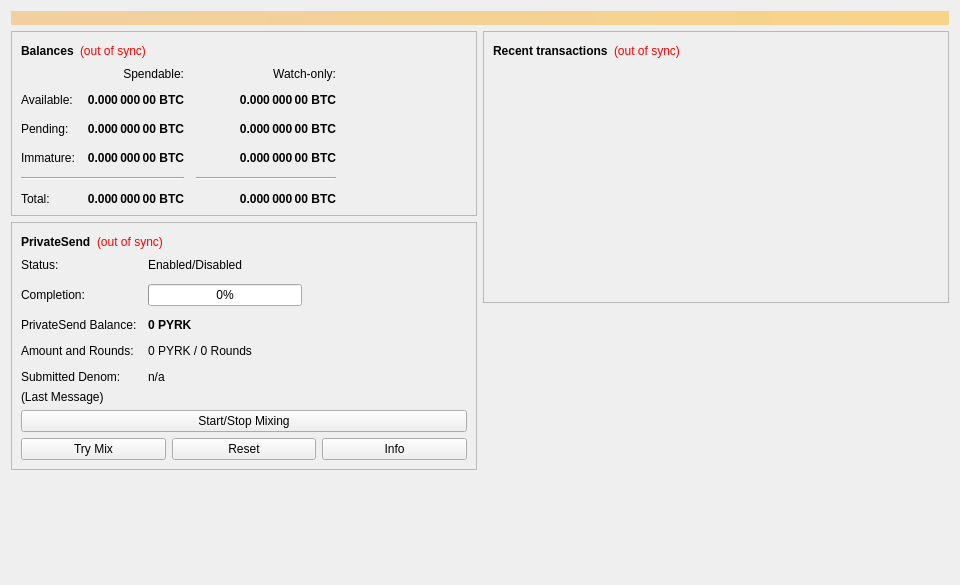
<?xml version="1.0" encoding="UTF-8"?>
<ui version="4.0">
 <class>OverviewPage</class>
 <widget class="QWidget" name="OverviewPage">
  <property name="geometry">
   <rect>
    <x>0</x>
    <y>0</y>
    <width>960</width>
    <height>585</height>
   </rect>
  </property>
  <property name="minimumSize">
   <size>
    <width>960</width>
    <height>0</height>
   </size>
  </property>
  <property name="windowTitle">
   <string>Form</string>
  </property>
  <layout class="QVBoxLayout" name="topLayout">
   <item>
    <widget class="QLabel" name="labelAlerts">
     <property name="visible">
      <bool>false</bool>
     </property>
     <property name="styleSheet">
      <string notr="true">QLabel { background-color: qlineargradient(x1: 0, y1: 0, x2: 1, y2: 0, stop:0 #F0D0A0, stop:1 #F8D488); color:#000000; }</string>
     </property>
     <property name="wordWrap">
      <bool>true</bool>
     </property>
     <property name="margin">
      <number>3</number>
     </property>
     <property name="textInteractionFlags">
      <set>Qt::TextSelectableByMouse</set>
     </property>
    </widget>
   </item>
   <item>
    <layout class="QHBoxLayout" name="horizontalLayout" stretch="1,1">
     <item>
      <layout class="QVBoxLayout" name="verticalLayout_2">
       <item>
        <widget class="QFrame" name="frame">
         <property name="frameShape">
          <enum>QFrame::StyledPanel</enum>
         </property>
         <property name="frameShadow">
          <enum>QFrame::Raised</enum>
         </property>
         <layout class="QVBoxLayout" name="verticalLayout_4">
          <item>
           <layout class="QHBoxLayout" name="horizontalLayout_4">
            <item>
             <widget class="QLabel" name="label_5">
              <property name="font">
               <font>
                <weight>75</weight>
                <bold>true</bold>
               </font>
              </property>
              <property name="text">
               <string>Balances</string>
              </property>
             </widget>
            </item>
            <item>
             <widget class="QLabel" name="labelWalletStatus">
              <property name="toolTip">
               <string>The displayed information may be out of date. Your wallet automatically synchronizes with the Pyrk network after a connection is established, but this process has not completed yet.</string>
              </property>
              <property name="styleSheet">
               <string notr="true">QLabel { color: red; }</string>
              </property>
              <property name="text">
               <string notr="true">(out of sync)</string>
              </property>
              <property name="alignment">
               <set>Qt::AlignLeading|Qt::AlignLeft|Qt::AlignVCenter</set>
              </property>
             </widget>
            </item>
            <item>
             <spacer name="horizontalSpacer_3">
              <property name="orientation">
               <enum>Qt::Horizontal</enum>
              </property>
              <property name="sizeHint" stdset="0">
               <size>
                <width>40</width>
                <height>20</height>
               </size>
              </property>
             </spacer>
            </item>
           </layout>
          </item>
          <item>
           <layout class="QGridLayout" name="gridLayout">
            <property name="spacing">
             <number>12</number>
            </property>
            <item row="2" column="2">
             <widget class="QLabel" name="labelWatchPending">
              <property name="font">
               <font>
                <weight>75</weight>
                <bold>true</bold>
               </font>
              </property>
              <property name="cursor">
               <cursorShape>IBeamCursor</cursorShape>
              </property>
              <property name="toolTip">
               <string>Unconfirmed transactions to watch-only addresses</string>
              </property>
              <property name="text">
               <string notr="true">0.000 000 00 BTC</string>
              </property>
              <property name="alignment">
               <set>Qt::AlignRight|Qt::AlignTrailing|Qt::AlignVCenter</set>
              </property>
              <property name="textInteractionFlags">
               <set>Qt::LinksAccessibleByMouse|Qt::TextSelectableByKeyboard|Qt::TextSelectableByMouse</set>
              </property>
             </widget>
            </item>
            <item row="2" column="1">
             <widget class="QLabel" name="labelUnconfirmed">
              <property name="font">
               <font>
                <weight>75</weight>
                <bold>true</bold>
               </font>
              </property>
              <property name="cursor">
               <cursorShape>IBeamCursor</cursorShape>
              </property>
              <property name="toolTip">
               <string>Total of transactions that have yet to be confirmed, and do not yet count toward the spendable balance</string>
              </property>
              <property name="text">
               <string notr="true">0.000 000 00 BTC</string>
              </property>
              <property name="alignment">
               <set>Qt::AlignRight|Qt::AlignTrailing|Qt::AlignVCenter</set>
              </property>
              <property name="textInteractionFlags">
               <set>Qt::LinksAccessibleByMouse|Qt::TextSelectableByKeyboard|Qt::TextSelectableByMouse</set>
              </property>
             </widget>
            </item>
            <item row="3" column="2">
             <widget class="QLabel" name="labelWatchImmature">
              <property name="font">
               <font>
                <weight>75</weight>
                <bold>true</bold>
               </font>
              </property>
              <property name="cursor">
               <cursorShape>IBeamCursor</cursorShape>
              </property>
              <property name="toolTip">
               <string>Mined balance in watch-only addresses that has not yet matured</string>
              </property>
              <property name="text">
               <string notr="true">0.000 000 00 BTC</string>
              </property>
              <property name="alignment">
               <set>Qt::AlignRight|Qt::AlignTrailing|Qt::AlignVCenter</set>
              </property>
              <property name="textInteractionFlags">
               <set>Qt::LinksAccessibleByMouse|Qt::TextSelectableByKeyboard|Qt::TextSelectableByMouse</set>
              </property>
             </widget>
            </item>
            <item row="4" column="0" colspan="2">
             <widget class="Line" name="lineSpendableBalance">
              <property name="orientation">
               <enum>Qt::Horizontal</enum>
              </property>
             </widget>
            </item>
            <item row="4" column="2">
             <widget class="Line" name="lineWatchBalance">
              <property name="sizePolicy">
               <sizepolicy hsizetype="Preferred" vsizetype="Fixed">
                <horstretch>0</horstretch>
                <verstretch>0</verstretch>
               </sizepolicy>
              </property>
              <property name="minimumSize">
               <size>
                <width>140</width>
                <height>0</height>
               </size>
              </property>
              <property name="orientation">
               <enum>Qt::Horizontal</enum>
              </property>
             </widget>
            </item>
            <item row="5" column="0">
             <widget class="QLabel" name="labelTotalText">
              <property name="text">
               <string>Total:</string>
              </property>
             </widget>
            </item>
            <item row="3" column="1">
             <widget class="QLabel" name="labelImmature">
              <property name="font">
               <font>
                <weight>75</weight>
                <bold>true</bold>
               </font>
              </property>
              <property name="cursor">
               <cursorShape>IBeamCursor</cursorShape>
              </property>
              <property name="toolTip">
               <string>Mined balance that has not yet matured</string>
              </property>
              <property name="text">
               <string notr="true">0.000 000 00 BTC</string>
              </property>
              <property name="alignment">
               <set>Qt::AlignRight|Qt::AlignTrailing|Qt::AlignVCenter</set>
              </property>
              <property name="textInteractionFlags">
               <set>Qt::LinksAccessibleByMouse|Qt::TextSelectableByKeyboard|Qt::TextSelectableByMouse</set>
              </property>
             </widget>
            </item>
            <item row="2" column="3">
             <spacer name="horizontalSpacer_2">
              <property name="orientation">
               <enum>Qt::Horizontal</enum>
              </property>
              <property name="sizeHint" stdset="0">
               <size>
                <width>40</width>
                <height>20</height>
               </size>
              </property>
             </spacer>
            </item>
            <item row="3" column="0">
             <widget class="QLabel" name="labelImmatureText">
              <property name="text">
               <string>Immature:</string>
              </property>
             </widget>
            </item>
            <item row="5" column="1">
             <widget class="QLabel" name="labelTotal">
              <property name="font">
               <font>
                <weight>75</weight>
                <bold>true</bold>
               </font>
              </property>
              <property name="cursor">
               <cursorShape>IBeamCursor</cursorShape>
              </property>
              <property name="toolTip">
               <string>Your current total balance</string>
              </property>
              <property name="text">
               <string notr="true">0.000 000 00 BTC</string>
              </property>
              <property name="alignment">
               <set>Qt::AlignRight|Qt::AlignTrailing|Qt::AlignVCenter</set>
              </property>
              <property name="textInteractionFlags">
               <set>Qt::LinksAccessibleByMouse|Qt::TextSelectableByKeyboard|Qt::TextSelectableByMouse</set>
              </property>
             </widget>
            </item>
            <item row="5" column="2">
             <widget class="QLabel" name="labelWatchTotal">
              <property name="font">
               <font>
                <weight>75</weight>
                <bold>true</bold>
               </font>
              </property>
              <property name="cursor">
               <cursorShape>IBeamCursor</cursorShape>
              </property>
              <property name="toolTip">
               <string>Current total balance in watch-only addresses</string>
              </property>
              <property name="text">
               <string notr="true">0.000 000 00 BTC</string>
              </property>
              <property name="alignment">
               <set>Qt::AlignRight|Qt::AlignTrailing|Qt::AlignVCenter</set>
              </property>
              <property name="textInteractionFlags">
               <set>Qt::LinksAccessibleByMouse|Qt::TextSelectableByKeyboard|Qt::TextSelectableByMouse</set>
              </property>
             </widget>
            </item>
            <item row="0" column="2">
             <widget class="QLabel" name="labelWatchonly">
              <property name="text">
               <string>Watch-only:</string>
              </property>
              <property name="alignment">
               <set>Qt::AlignRight|Qt::AlignTrailing|Qt::AlignVCenter</set>
              </property>
             </widget>
            </item>
            <item row="1" column="0">
             <widget class="QLabel" name="labelBalanceText">
              <property name="text">
               <string>Available:</string>
              </property>
             </widget>
            </item>
            <item row="1" column="1">
             <widget class="QLabel" name="labelBalance">
              <property name="font">
               <font>
                <weight>75</weight>
                <bold>true</bold>
               </font>
              </property>
              <property name="cursor">
               <cursorShape>IBeamCursor</cursorShape>
              </property>
              <property name="toolTip">
               <string>Your current spendable balance</string>
              </property>
              <property name="text">
               <string notr="true">0.000 000 00 BTC</string>
              </property>
              <property name="alignment">
               <set>Qt::AlignRight|Qt::AlignTrailing|Qt::AlignVCenter</set>
              </property>
              <property name="textInteractionFlags">
               <set>Qt::LinksAccessibleByMouse|Qt::TextSelectableByKeyboard|Qt::TextSelectableByMouse</set>
              </property>
             </widget>
            </item>
            <item row="1" column="2">
             <widget class="QLabel" name="labelWatchAvailable">
              <property name="font">
               <font>
                <weight>75</weight>
                <bold>true</bold>
               </font>
              </property>
              <property name="cursor">
               <cursorShape>IBeamCursor</cursorShape>
              </property>
              <property name="toolTip">
               <string>Your current balance in watch-only addresses</string>
              </property>
              <property name="text">
               <string notr="true">0.000 000 00 BTC</string>
              </property>
              <property name="alignment">
               <set>Qt::AlignRight|Qt::AlignTrailing|Qt::AlignVCenter</set>
              </property>
              <property name="textInteractionFlags">
               <set>Qt::LinksAccessibleByMouse|Qt::TextSelectableByKeyboard|Qt::TextSelectableByMouse</set>
              </property>
             </widget>
            </item>
            <item row="2" column="0">
             <widget class="QLabel" name="labelPendingText">
              <property name="text">
               <string>Pending:</string>
              </property>
             </widget>
            </item>
            <item row="0" column="1">
             <widget class="QLabel" name="labelSpendable">
              <property name="text">
               <string>Spendable:</string>
              </property>
              <property name="alignment">
               <set>Qt::AlignRight|Qt::AlignTrailing|Qt::AlignVCenter</set>
              </property>
             </widget>
            </item>
           </layout>
          </item>
         </layout>
        </widget>
       </item>
       <item>
        <widget class="QFrame" name="framePrivateSend">
         <property name="layoutDirection">
          <enum>Qt::LeftToRight</enum>
         </property>
         <property name="frameShape">
          <enum>QFrame::StyledPanel</enum>
         </property>
         <property name="frameShadow">
          <enum>QFrame::Raised</enum>
         </property>
         <layout class="QVBoxLayout" name="VerticalLayout_PS1">
          <item>
           <layout class="QHBoxLayout" name="horizontalLayout_5">
            <item>
             <widget class="QLabel" name="labelPrivateSendHeader">
              <property name="font">
               <font>
                <weight>75</weight>
                <bold>true</bold>
               </font>
              </property>
              <property name="text">
               <string>PrivateSend</string>
              </property>
             </widget>
            </item>
            <item>
             <widget class="QLabel" name="labelPrivateSendSyncStatus">
              <property name="toolTip">
               <string>The displayed information may be out of date. Your wallet automatically synchronizes with the Pyrk network after a connection is established, but this process has not completed yet.</string>
              </property>
              <property name="styleSheet">
               <string notr="true">QLabel { color: red; }</string>
              </property>
              <property name="text">
               <string notr="true">(out of sync)</string>
              </property>
              <property name="alignment">
               <set>Qt::AlignLeading|Qt::AlignLeft|Qt::AlignVCenter</set>
              </property>
             </widget>
            </item>
            <item>
             <spacer name="horizontalSpacer_4">
              <property name="orientation">
               <enum>Qt::Horizontal</enum>
              </property>
              <property name="sizeHint" stdset="0">
               <size>
                <width>40</width>
                <height>20</height>
               </size>
              </property>
             </spacer>
            </item>
           </layout>
          </item>
          <item>
           <layout class="QFormLayout" name="privateSendFormLayout">
            <property name="fieldGrowthPolicy">
             <enum>QFormLayout::AllNonFixedFieldsGrow</enum>
            </property>
            <property name="horizontalSpacing">
             <number>11</number>
            </property>
            <property name="verticalSpacing">
             <number>12</number>
            </property>
            <item row="0" column="0">
             <widget class="QLabel" name="labelPrivateSendEnabledText">
              <property name="text">
               <string>Status:</string>
              </property>
             </widget>
            </item>
            <item row="0" column="1">
             <widget class="QLabel" name="labelPrivateSendEnabled">
              <property name="text">
               <string>Enabled/Disabled</string>
              </property>
             </widget>
            </item>
            <item row="1" column="0">
             <widget class="QLabel" name="labelCompletitionText">
              <property name="text">
               <string>Completion:</string>
              </property>
             </widget>
            </item>
            <item row="1" column="1">
             <widget class="QProgressBar" name="privateSendProgress">
              <property name="maximumSize">
               <size>
                <width>154</width>
                <height>16777215</height>
               </size>
              </property>
              <property name="value">
               <number>0</number>
              </property>
             </widget>
            </item>
            <item row="2" column="0">
             <widget class="QLabel" name="labelAnonymizedText">
              <property name="text">
               <string>PrivateSend Balance:</string>
              </property>
             </widget>
            </item>
            <item row="2" column="1">
             <widget class="QLabel" name="labelAnonymized">
              <property name="font">
               <font>
                <weight>75</weight>
                <bold>true</bold>
               </font>
              </property>
              <property name="text">
               <string notr="true">0 PYRK</string>
              </property>
             </widget>
            </item>
            <item row="3" column="0">
             <widget class="QLabel" name="labelAmountAndRoundsText">
              <property name="text">
               <string>Amount and Rounds:</string>
              </property>
             </widget>
            </item>
            <item row="3" column="1">
             <widget class="QLabel" name="labelAmountRounds">
              <property name="text">
               <string>0 PYRK / 0 Rounds</string>
              </property>
             </widget>
            </item>
            <item row="4" column="0">
             <widget class="QLabel" name="labelSubmittedDenomText">
              <property name="text">
               <string>Submitted Denom:</string>
              </property>
             </widget>
            </item>
            <item row="4" column="1">
             <widget class="QLabel" name="labelSubmittedDenom">
              <property name="toolTip">
               <string>The denominations you submitted to the Masternode.&lt;br&gt;To mix, other users must submit the exact same denominations.</string>
              </property>
              <property name="text">
               <string>n/a</string>
              </property>
             </widget>
            </item>
           </layout>
          </item>
          <item>
           <layout class="QVBoxLayout" name="VerticalLayout_PS">
            <item>
             <widget class="QLabel" name="labelPrivateSendLastMessage">
              <property name="text">
               <string>(Last Message)</string>
              </property>
              <property name="alignment">
               <set>Qt::AlignLeading|Qt::AlignLeft|Qt::AlignTop</set>
              </property>
              <property name="wordWrap">
               <bool>true</bool>
              </property>
             </widget>
            </item>
            <item>
             <widget class="QPushButton" name="togglePrivateSend">
              <property name="sizePolicy">
               <sizepolicy hsizetype="MinimumExpanding" vsizetype="Fixed">
                <horstretch>0</horstretch>
                <verstretch>0</verstretch>
               </sizepolicy>
              </property>
              <property name="text">
               <string>Start/Stop Mixing</string>
              </property>
             </widget>
            </item>
            <item>
             <layout class="QHBoxLayout" name="horizontalLayout_debugbuttons">
              <item>
               <widget class="QPushButton" name="privateSendAuto">
                <property name="sizePolicy">
                 <sizepolicy hsizetype="MinimumExpanding" vsizetype="Fixed">
                  <horstretch>0</horstretch>
                  <verstretch>0</verstretch>
                 </sizepolicy>
                </property>
                <property name="toolTip">
                 <string>Try to manually submit a PrivateSend request.</string>
                </property>
                <property name="text">
                 <string>Try Mix</string>
                </property>
               </widget>
              </item>
              <item>
               <widget class="QPushButton" name="privateSendReset">
                <property name="sizePolicy">
                 <sizepolicy hsizetype="MinimumExpanding" vsizetype="Fixed">
                  <horstretch>0</horstretch>
                  <verstretch>0</verstretch>
                 </sizepolicy>
                </property>
                <property name="toolTip">
                 <string>Reset the current status of PrivateSend (can interrupt PrivateSend if it's in the process of Mixing, which can cost you money!)</string>
                </property>
                <property name="autoFillBackground">
                 <bool>false</bool>
                </property>
                <property name="text">
                 <string>Reset</string>
                </property>
               </widget>
              </item>
              <item>
               <widget class="QPushButton" name="privateSendInfo">
                <property name="sizePolicy">
                 <sizepolicy hsizetype="MinimumExpanding" vsizetype="Fixed">
                  <horstretch>0</horstretch>
                  <verstretch>0</verstretch>
                 </sizepolicy>
                </property>
                <property name="toolTip">
                 <string>Information about PrivateSend and Mixing</string>
                </property>
                <property name="text">
                 <string>Info</string>
                </property>
               </widget>
              </item>
             </layout>
            </item>
           </layout>
          </item>
         </layout>
        </widget>
       </item>
       <item>
        <spacer name="verticalSpacer">
         <property name="orientation">
          <enum>Qt::Vertical</enum>
         </property>
         <property name="sizeHint" stdset="0">
          <size>
           <width>20</width>
           <height>40</height>
          </size>
         </property>
        </spacer>
       </item>
      </layout>
     </item>
     <item>
      <layout class="QVBoxLayout" name="verticalLayout_3">
       <item>
        <widget class="QFrame" name="frame_2">
         <property name="frameShape">
          <enum>QFrame::StyledPanel</enum>
         </property>
         <property name="frameShadow">
          <enum>QFrame::Raised</enum>
         </property>
         <layout class="QVBoxLayout" name="verticalLayout">
          <item>
           <layout class="QHBoxLayout" name="horizontalLayout_2">
            <item>
             <widget class="QLabel" name="label_4">
              <property name="font">
               <font>
                <weight>75</weight>
                <bold>true</bold>
               </font>
              </property>
              <property name="text">
               <string>Recent transactions</string>
              </property>
             </widget>
            </item>
            <item>
             <widget class="QLabel" name="labelTransactionsStatus">
              <property name="toolTip">
               <string>The displayed information may be out of date. Your wallet automatically synchronizes with the Pyrk network after a connection is established, but this process has not completed yet.</string>
              </property>
              <property name="styleSheet">
               <string notr="true">QLabel { color: red; }</string>
              </property>
              <property name="text">
               <string notr="true">(out of sync)</string>
              </property>
              <property name="alignment">
               <set>Qt::AlignLeading|Qt::AlignLeft|Qt::AlignVCenter</set>
              </property>
             </widget>
            </item>
            <item>
             <spacer name="horizontalSpacer">
              <property name="orientation">
               <enum>Qt::Horizontal</enum>
              </property>
              <property name="sizeHint" stdset="0">
               <size>
                <width>40</width>
                <height>20</height>
               </size>
              </property>
             </spacer>
            </item>
           </layout>
          </item>
          <item>
           <widget class="QListView" name="listTransactions">
            <property name="styleSheet">
             <string notr="true">QListView { background: transparent; }</string>
            </property>
            <property name="frameShape">
             <enum>QFrame::NoFrame</enum>
            </property>
            <property name="verticalScrollBarPolicy">
             <enum>Qt::ScrollBarAlwaysOff</enum>
            </property>
            <property name="horizontalScrollBarPolicy">
             <enum>Qt::ScrollBarAlwaysOff</enum>
            </property>
            <property name="selectionMode">
             <enum>QAbstractItemView::NoSelection</enum>
            </property>
           </widget>
          </item>
         </layout>
        </widget>
       </item>
       <item>
        <spacer name="verticalSpacer_2">
         <property name="orientation">
          <enum>Qt::Vertical</enum>
         </property>
         <property name="sizeHint" stdset="0">
          <size>
           <width>20</width>
           <height>40</height>
          </size>
         </property>
        </spacer>
       </item>
      </layout>
     </item>
    </layout>
   </item>
  </layout>
 </widget>
 <resources/>
 <connections/>
</ui>
